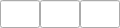
<?xml version="1.0" encoding="UTF-8"?>
<ui version="4.0">
 <class>Form</class>
 <widget class="QWidget" name="Form">
  <property name="geometry">
   <rect>
    <x>0</x>
    <y>0</y>
    <width>120</width>
    <height>28</height>
   </rect>
  </property>
  <property name="maximumSize">
   <size>
    <width>120</width>
    <height>16777215</height>
   </size>
  </property>
  <property name="windowTitle">
   <string>Form</string>
  </property>
  <layout class="QHBoxLayout" name="horizontalLayout">
   <property name="spacing">
    <number>0</number>
   </property>
   <property name="leftMargin">
    <number>0</number>
   </property>
   <property name="topMargin">
    <number>0</number>
   </property>
   <property name="rightMargin">
    <number>0</number>
   </property>
   <property name="bottomMargin">
    <number>0</number>
   </property>
   <item>
    <widget class="QLineEdit" name="lineEdit_begin">
     <property name="enabled">
      <bool>true</bool>
     </property>
     <property name="sizePolicy">
      <sizepolicy hsizetype="Minimum" vsizetype="Fixed">
       <horstretch>1</horstretch>
       <verstretch>0</verstretch>
      </sizepolicy>
     </property>
     <property name="minimumSize">
      <size>
       <width>40</width>
       <height>28</height>
      </size>
     </property>
     <property name="maximumSize">
      <size>
       <width>40</width>
       <height>28</height>
      </size>
     </property>
     <property name="baseSize">
      <size>
       <width>40</width>
       <height>28</height>
      </size>
     </property>
     <property name="toolTip">
      <string>Interval begin</string>
     </property>
     <property name="whatsThis">
      <string/>
     </property>
     <property name="text">
      <string/>
     </property>
    </widget>
   </item>
   <item>
    <widget class="QLineEdit" name="lineEdit_step">
     <property name="minimumSize">
      <size>
       <width>40</width>
       <height>28</height>
      </size>
     </property>
     <property name="maximumSize">
      <size>
       <width>40</width>
       <height>28</height>
      </size>
     </property>
     <property name="baseSize">
      <size>
       <width>40</width>
       <height>28</height>
      </size>
     </property>
     <property name="toolTip">
      <string>Interval step</string>
     </property>
     <property name="text">
      <string/>
     </property>
     <property name="alignment">
      <set>Qt::AlignCenter</set>
     </property>
    </widget>
   </item>
   <item>
    <widget class="QLineEdit" name="lineEdit_end">
     <property name="enabled">
      <bool>true</bool>
     </property>
     <property name="sizePolicy">
      <sizepolicy hsizetype="Fixed" vsizetype="Fixed">
       <horstretch>1</horstretch>
       <verstretch>0</verstretch>
      </sizepolicy>
     </property>
     <property name="minimumSize">
      <size>
       <width>40</width>
       <height>28</height>
      </size>
     </property>
     <property name="maximumSize">
      <size>
       <width>40</width>
       <height>28</height>
      </size>
     </property>
     <property name="baseSize">
      <size>
       <width>40</width>
       <height>28</height>
      </size>
     </property>
     <property name="toolTip">
      <string>Interval end</string>
     </property>
     <property name="text">
      <string/>
     </property>
     <property name="alignment">
      <set>Qt::AlignRight|Qt::AlignTrailing|Qt::AlignVCenter</set>
     </property>
    </widget>
   </item>
  </layout>
 </widget>
 <resources/>
 <connections/>
</ui>
